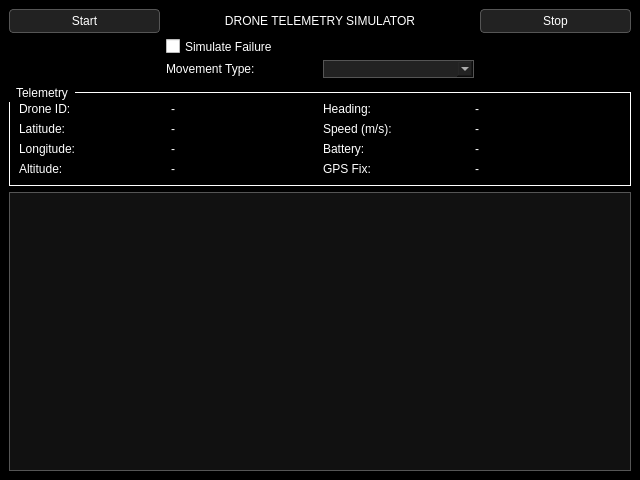
<?xml version="1.0" encoding="UTF-8"?>

<ui version="4.0">

 <class>MainWindow</class>

 <widget class="QMainWindow" name="MainWindow">

  <property name="geometry">

   <rect>

    <x>0</x>

    <y>0</y>

    <width>640</width>

    <height>480</height>

   </rect>

  </property>

  <property name="windowTitle">

   <string>Drone Telemetry Simulator</string>

  </property>

  <property name="styleSheet">

   <string notr="true">QWidget#centralwidget {

    background-color: #000000;

    color: #ffffff;

}



QLabel, QGroupBox, QCheckBox, QComboBox, QPushButton {

    color: #ffffff;

}



QGroupBox {

    border: 1px solid #ffffff;

    margin-top: 8px;

}



QGroupBox::title {

    subcontrol-origin: margin;

    subcontrol-position: top left;

    padding: 2px 5px;

}



QPlainTextEdit {

    background-color: #111111;

    color: #ffffff;

    border: 1px solid #555555;

}





QPushButton {

    background-color: #222222;

    border: 1px solid #555555;

    padding: 4px 10px;

    border-radius : 4px;

}



QPushButton:hover {

    background-color: #333333;

}



QPushButton:pressed {

    background-color: #444444;

}





QComboBox {

    background-color: #222222;

    color: #ffffff;

    border: 1px solid #555555;

}



QComboBox QAbstractItemView {

    background-color: #222222;

    color: #ffffff;

    selection-background-color: #444444;

}



QCheckBox {

    spacing: 5px;

}

</string>

  </property>

  <property name="documentMode">

   <bool>false</bool>

  </property>

  <widget class="QWidget" name="centralwidget">

   <layout class="QVBoxLayout" name="mainLayout">

    <item>

     <layout class="QGridLayout" name="controlsTop">

      <item row="3" column="1">

       <widget class="QLabel" name="labelMovement">

        <property name="text">

         <string>Movement Type:</string>

        </property>

       </widget>

      </item>

      <item row="0" column="0">

       <widget class="QPushButton" name="btnStart">

        <property name="text">

         <string>Start</string>

        </property>

       </widget>

      </item>

      <item row="0" column="3">

       <widget class="QPushButton" name="btnStop">

        <property name="text">

         <string>Stop</string>

        </property>

       </widget>

      </item>

      <item row="3" column="2">

       <widget class="QComboBox" name="comboStrategy"/>

      </item>

      <item row="2" column="1">

       <widget class="QCheckBox" name="btnFailure">

        <property name="text">

         <string>Simulate Failure</string>

        </property>

       </widget>

      </item>

      <item row="0" column="1" colspan="2">

       <widget class="QLabel" name="label">

        <property name="text">

         <string>DRONE TELEMETRY SIMULATOR</string>

        </property>

        <property name="alignment">

         <set>Qt::AlignmentFlag::AlignCenter</set>

        </property>

       </widget>

      </item>

     </layout>

    </item>

    <item>

     <widget class="QGroupBox" name="groupTelemetry">

      <property name="title">

       <string>Telemetry</string>

      </property>

      <layout class="QGridLayout" name="telemetryGrid">

       <item row="3" column="2">

        <widget class="QLabel" name="labelGps">

         <property name="text">

          <string>GPS Fix:</string>

         </property>

        </widget>

       </item>

       <item row="2" column="3">

        <widget class="QLabel" name="lblBattery">

         <property name="text">

          <string>-</string>

         </property>

        </widget>

       </item>

       <item row="1" column="3">

        <widget class="QLabel" name="lblSpeed">

         <property name="text">

          <string>-</string>

         </property>

        </widget>

       </item>

       <item row="0" column="3">

        <widget class="QLabel" name="lblHeading">

         <property name="text">

          <string>-</string>

         </property>

        </widget>

       </item>

       <item row="0" column="2">

        <widget class="QLabel" name="labelHeading">

         <property name="text">

          <string>Heading:</string>

         </property>

        </widget>

       </item>

       <item row="1" column="2">

        <widget class="QLabel" name="labelSpeed">

         <property name="text">

          <string>Speed (m/s):</string>

         </property>

        </widget>

       </item>

       <item row="3" column="3">

        <widget class="QLabel" name="lblGps">

         <property name="text">

          <string>-</string>

         </property>

        </widget>

       </item>

       <item row="1" column="1">

        <widget class="QLabel" name="lblLat">

         <property name="text">

          <string>-</string>

         </property>

        </widget>

       </item>

       <item row="1" column="0">

        <widget class="QLabel" name="labelLat">

         <property name="text">

          <string>Latitude:</string>

         </property>

        </widget>

       </item>

       <item row="0" column="1">

        <widget class="QLabel" name="lblDroneId">

         <property name="text">

          <string>-</string>

         </property>

        </widget>

       </item>

       <item row="2" column="2">

        <widget class="QLabel" name="labelBattery">

         <property name="text">

          <string>Battery:</string>

         </property>

        </widget>

       </item>

       <item row="2" column="0">

        <widget class="QLabel" name="labelLon">

         <property name="text">

          <string>Longitude:</string>

         </property>

        </widget>

       </item>

       <item row="3" column="0">

        <widget class="QLabel" name="labelAlt">

         <property name="text">

          <string>Altitude:</string>

         </property>

        </widget>

       </item>

       <item row="0" column="0">

        <widget class="QLabel" name="labelDroneId">

         <property name="text">

          <string>Drone ID:</string>

         </property>

        </widget>

       </item>

       <item row="2" column="1">

        <widget class="QLabel" name="lblLon">

         <property name="text">

          <string>-</string>

         </property>

        </widget>

       </item>

       <item row="3" column="1">

        <widget class="QLabel" name="lblAlt">

         <property name="text">

          <string>-</string>

         </property>

        </widget>

       </item>

      </layout>

     </widget>

    </item>

    <item>

     <widget class="QPlainTextEdit" name="logView">

      <property name="readOnly">

       <bool>true</bool>

      </property>

     </widget>

    </item>

   </layout>

  </widget>

 </widget>

 <resources/>

 <connections/>

</ui>
